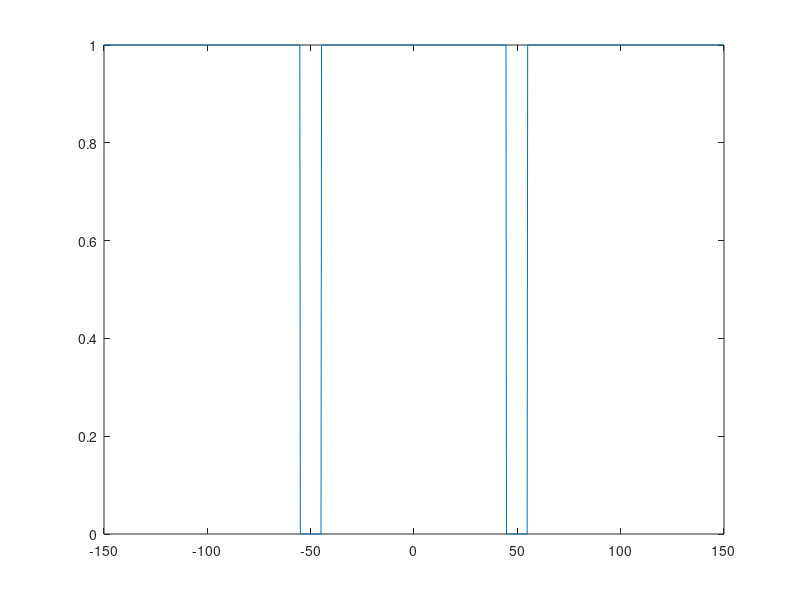
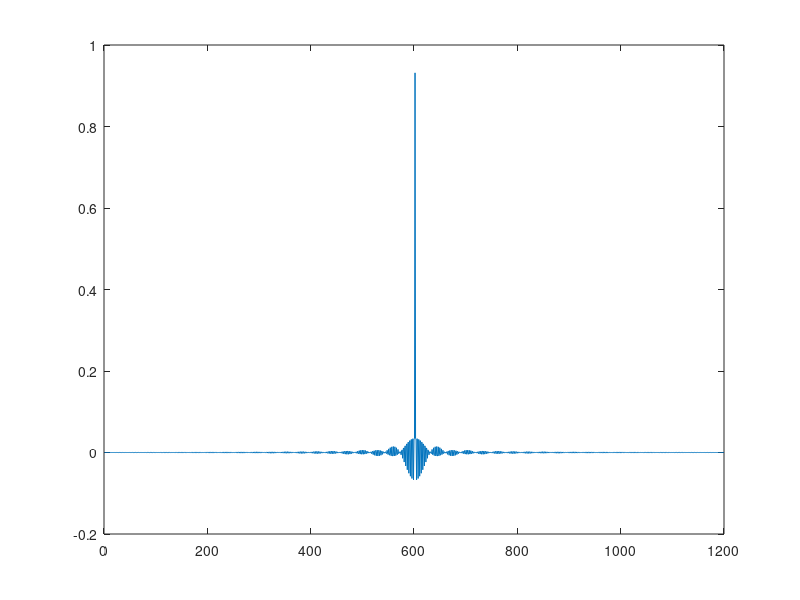
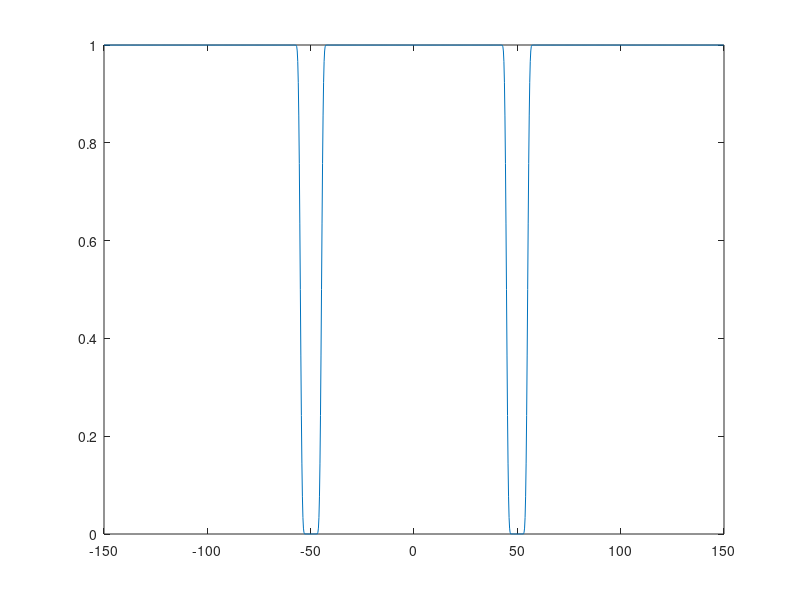

Here is the MATLAB script that generated these plots, in order:
%Version con escalado de Ventana

%Cargo los parametros
Fm = 300;
T = 1/Fm;
fact_df = 4; %Factor que aumenta la definicion frecuencial
ventana = 2; %0 - Cuadrada / 1 - Hanning / 2 - Blackman
tam_ventana = 50; %La ventana que aplico sobre la sinc (solo la parte positiva) La ventana total es esto *2
tam_ventana *= fact_df;

%En primera instancia defino la respuesta en frecuencia del filtro con la posibilidad de aumentar la definicion frecuencial dinamicamente. Hay que tener en cuenta el espectro positivo y negativo

f1 = 45*fact_df;
f2 = 55*fact_df;

%Necesito establecer que frecuencias van a valer 1 y cuales 0
N = fact_df*Fm/2; %Frecuencia de nyquist escalada por el factor
Hz(1:f1-1) = 1;
Hz(f1:f2) = 0;
Hz(f2+1:N) = 1;
Hz = [Hz(N:-1:1) Hz(1:1:N)]; %Creo la parte negativa espejando la positiva

figure(1,"name","Respuesta en frecuencia esperada");
paso_escalado = 1/fact_df; %Para que no cambie el vector de frecuencias
frec = -Fm/2:paso_escalado:Fm/2-paso_escalado; %Vector de frecuencias
plot(frec,Hz);

%Antitransformo 
at=real(ifft(Hz));
Nat = length(at);
medio = floor(Nat/2);
at=[at(medio:Nat) at(1:medio-1)];%Acomodo la parte negativa
figure(2,"name","Antitransformada de Hz")
plot(at);

%Aplico una ventana
%Ahora me quedo con la parte significativa que son las 300 muestras desde el centro
%Esro es lo mismo que aplicar una ventana cuadrada (Paso que debo hacer si o si)
Fil_vent = [at(medio-tam_ventana+1:medio) at(medio+1:medio+tam_ventana)]; %Claramente se ven los ripples

%Aplico ventana si se utiliza una que no sea cuadrada
switch(ventana)
	case 1
		vh = hanning(2*tam_ventana);%Genera una ventana de hanning de 2*tam_ventana muestras (parte + y -)
		vh = vh';%La transpongo porque la saca en forma de columna
		Fil_vent = Fil_vent.*vh;%multiplico elemento a elemento la ventana cuadrada 
	case 2
		vb = blackman(2*tam_ventana);%Genera una ventana de hanning de 2*tam_ventana muestras 
		vb = vb';%La transpongo porque la saca en forma de columna
		Fil_vent = Fil_vent.*vb;%multiplico elemento a elemento la ventana cuadrada 
endswitch

%En el caso de que tenga una ventana con tamaño diferente al de la frecuencia de muestreo deberia agregar los ceros
%que falten para tener la respuesta en frecuencia adecuada

Fil_vent = [Fil_vent zeros(1,fact_df*Fm - length(Fil_vent))];

%Vuelvo a tranformar y grafico la respuesta en frecuencia
res_fil = fft(Fil_vent);
figure(3,"name","Respuesta en frecuencia del filtro final");
plot(frec,abs(res_fil));

